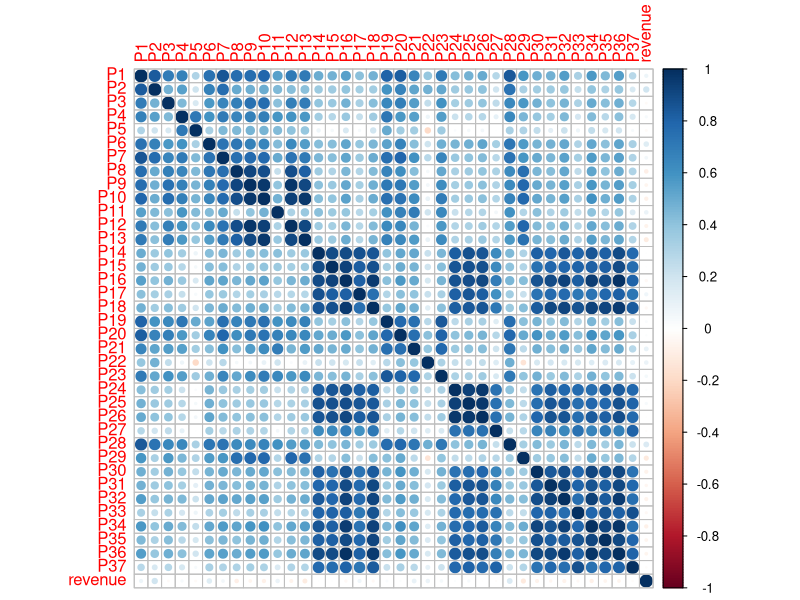
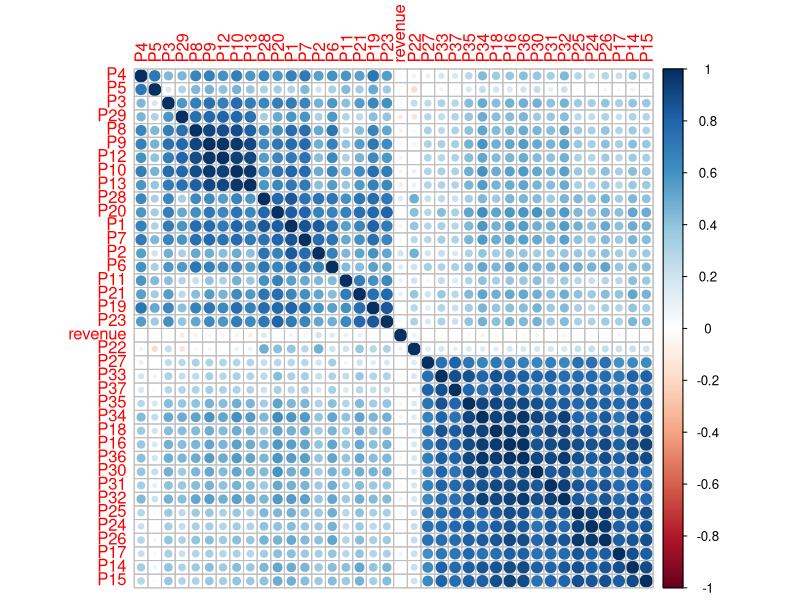
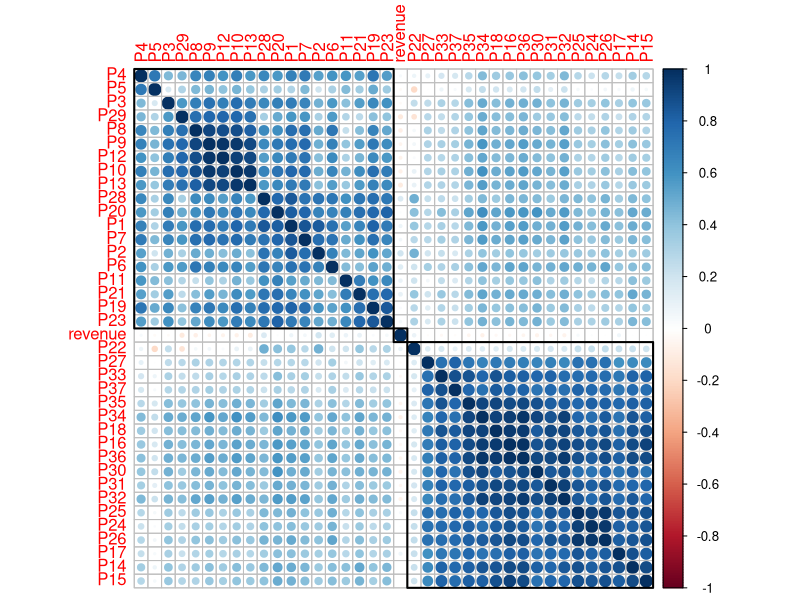

Reproduce these figures in R, in order.
library(rpart)
library(caret)
# install.packages("corrplot")
library(corrplot)

setwd("D:/Data Science/Algorithmica/Restaurant/") # set the working directory
restaurant_train = read.csv("train.csv")
dim(restaurant_train)
str(restaurant_train)

restaurant_train1 = restaurant_train[,-1]

# feature engineering to filter features automatically using 'variance' and 'correlation'

numeric_attr = sapply(restaurant_train1, is.numeric)
correlations = cor(restaurant_train1[,numeric_attr])
dim(correlations)
str(correlations)
correlations
X11()
# diagonal is 'strong blue' between the correlation to oneself is always +1
corrplot(correlations)
corrplot(correlations, order="hclust")
corrplot(correlations, order="hclust", addrect=3)
# can do correlation-based filtering by removing redundant features

# shows the features that are eliminated
# use a high cut-off; eliminate columns only if they have a high redundancy; Otherwise, dangerous to eliminate
# consider only those pair of columns which have at least 0.95 correlation and REMOVE ONLY ONE of them;
# remove the one with the largest mean absolute correlation
filtered_features_correlation = findCorrelation(correlations, cutoff = 0.95)
# no need for abs() since the method implicitly considers only absolute values of pair-wise correlations
# filtered_features_correlation = findCorrelation(abs(correlations), cutoff = 0.95)

# Analyze the variance of features; and then eliminate features that have zero or near-zero variance
nzv_obj = nearZeroVar(restaurant_train1, saveMetrics = TRUE)